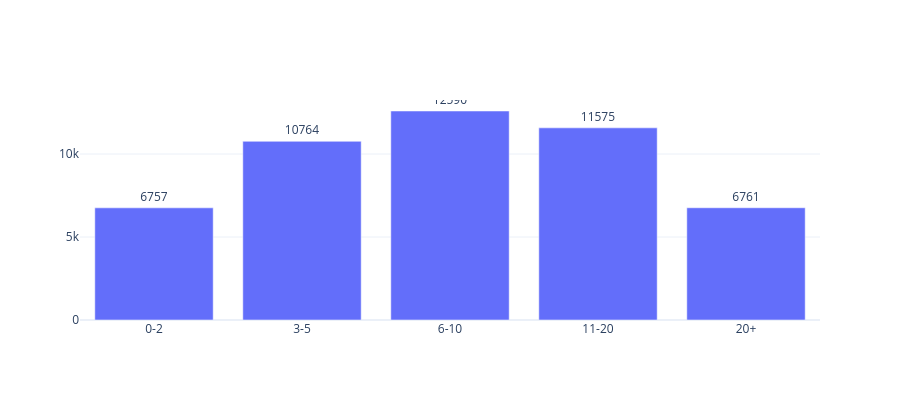

The notebook cell this image was saved under:
### Code cell
# Convertir a número
df['YearsCodePro'] = pd.to_numeric(df['YearsCodePro'], errors='coerce')

# Crear rangos
bins = [0, 2, 5, 10, 20, 50]
labels = ['0-2', '3-5', '6-10', '11-20', '20+']

df['ExperienceLevel'] = pd.cut(df['YearsCodePro'], bins=bins, labels=labels)

exp_counts = df['ExperienceLevel'].value_counts().sort_index()

fig_exp = go.Figure([
    go.Bar(
        x=exp_counts.index,
        y=exp_counts.values,
        text=exp_counts.values,
        textposition='outside'
    )
])

fig_exp.update_layout(
    template='plotly_white',
    height=400
)

### Figure 1 — Plotly figure (JSON) as saved in the notebook; plotly's stock layout.template omitted (floating-point values rounded to 4 significant figures)
{"data": [{"text": [6757.0, 10760.0, 12590.0, 11580.0, 6761.0], "textposition": "outside", "type": "bar", "x": ["0-2", "3-5", "6-10", "11-20", "20+"], "y": [6757, 10764, 12590, 11575, 6761]}], "layout": {"height": 400}}
